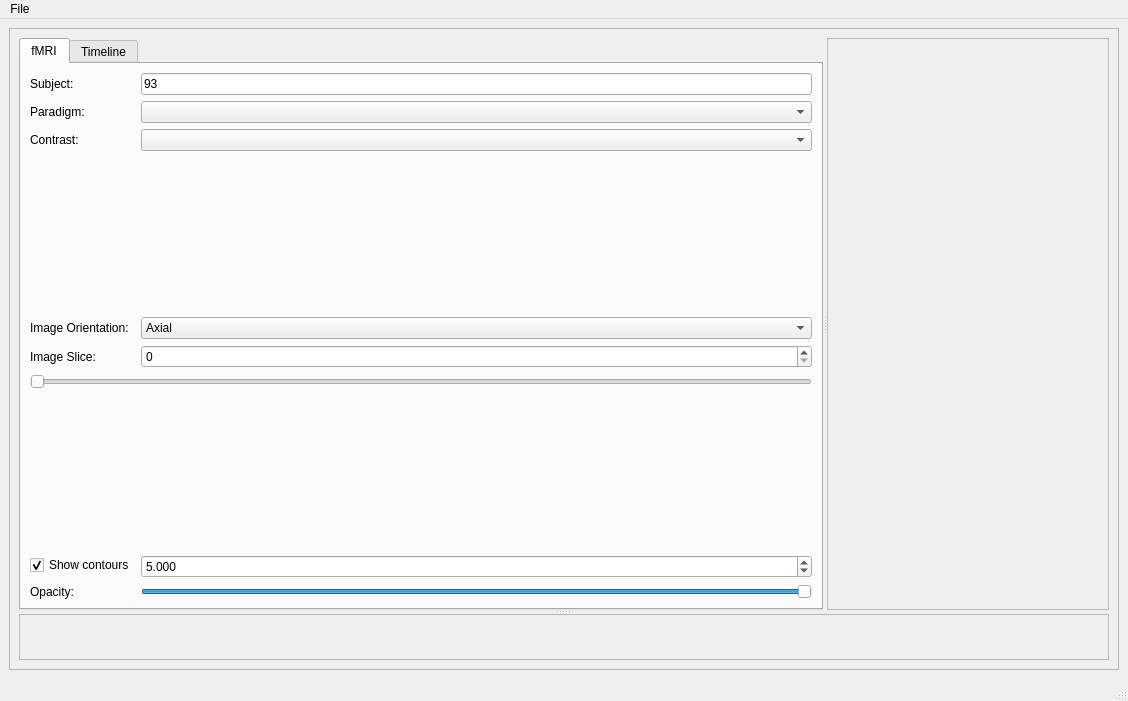
<?xml version="1.0" encoding="UTF-8"?>
<ui version="4.0">
 <class>fMRI_Explorer</class>
 <widget class="QMainWindow" name="fMRI_Explorer">
  <property name="geometry">
   <rect>
    <x>0</x>
    <y>0</y>
    <width>1128</width>
    <height>701</height>
   </rect>
  </property>
  <property name="windowTitle">
   <string>Braviz - fMRI Explore</string>
  </property>
  <property name="windowIcon">
   <iconset>
    <normalon>:/icons/fmri_explore_small.png</normalon>
   </iconset>
  </property>
  <widget class="QWidget" name="centralwidget">
   <layout class="QGridLayout" name="gridLayout">
    <item row="0" column="0">
     <widget class="QFrame" name="frame_2">
      <property name="frameShape">
       <enum>QFrame::StyledPanel</enum>
      </property>
      <property name="frameShadow">
       <enum>QFrame::Raised</enum>
      </property>
      <layout class="QVBoxLayout" name="verticalLayout">
       <item>
        <widget class="QSplitter" name="splitter_2">
         <property name="orientation">
          <enum>Qt::Vertical</enum>
         </property>
         <widget class="QSplitter" name="splitter">
          <property name="orientation">
           <enum>Qt::Horizontal</enum>
          </property>
          <widget class="QTabWidget" name="fMRI">
           <property name="currentIndex">
            <number>0</number>
           </property>
           <widget class="QWidget" name="tab">
            <attribute name="title">
             <string>fMRI</string>
            </attribute>
            <layout class="QFormLayout" name="formLayout">
             <property name="fieldGrowthPolicy">
              <enum>QFormLayout::AllNonFixedFieldsGrow</enum>
             </property>
             <item row="0" column="0">
              <widget class="QLabel" name="label">
               <property name="text">
                <string>Subject:</string>
               </property>
              </widget>
             </item>
             <item row="0" column="1">
              <widget class="QLineEdit" name="subject_edit">
               <property name="text">
                <string>93</string>
               </property>
              </widget>
             </item>
             <item row="1" column="0">
              <widget class="QLabel" name="label_2">
               <property name="text">
                <string>Paradigm:</string>
               </property>
              </widget>
             </item>
             <item row="1" column="1">
              <widget class="QComboBox" name="paradigm_combo"/>
             </item>
             <item row="2" column="0">
              <widget class="QLabel" name="label_3">
               <property name="text">
                <string>Contrast:</string>
               </property>
              </widget>
             </item>
             <item row="2" column="1">
              <widget class="QComboBox" name="contrast_combo"/>
             </item>
             <item row="4" column="0">
              <widget class="QLabel" name="label_4">
               <property name="text">
                <string>Image Orientation:</string>
               </property>
              </widget>
             </item>
             <item row="3" column="0">
              <spacer name="verticalSpacer">
               <property name="orientation">
                <enum>Qt::Vertical</enum>
               </property>
               <property name="sizeHint" stdset="0">
                <size>
                 <width>20</width>
                 <height>40</height>
                </size>
               </property>
              </spacer>
             </item>
             <item row="5" column="0">
              <widget class="QLabel" name="label_5">
               <property name="text">
                <string>Image Slice:</string>
               </property>
              </widget>
             </item>
             <item row="5" column="1">
              <widget class="QSpinBox" name="slice_spin"/>
             </item>
             <item row="4" column="1">
              <widget class="QComboBox" name="image_orientation_combo">
               <item>
                <property name="text">
                 <string>Axial</string>
                </property>
               </item>
               <item>
                <property name="text">
                 <string>Coronal</string>
                </property>
               </item>
               <item>
                <property name="text">
                 <string>Sagital</string>
                </property>
               </item>
              </widget>
             </item>
             <item row="9" column="0">
              <widget class="QCheckBox" name="show_contours_check">
               <property name="text">
                <string>Show contours</string>
               </property>
               <property name="checked">
                <bool>true</bool>
               </property>
              </widget>
             </item>
             <item row="7" column="0" colspan="2">
              <widget class="QSlider" name="slice_slider">
               <property name="orientation">
                <enum>Qt::Horizontal</enum>
               </property>
              </widget>
             </item>
             <item row="8" column="0">
              <spacer name="verticalSpacer_3">
               <property name="orientation">
                <enum>Qt::Vertical</enum>
               </property>
               <property name="sizeHint" stdset="0">
                <size>
                 <width>20</width>
                 <height>40</height>
                </size>
               </property>
              </spacer>
             </item>
             <item row="9" column="1">
              <widget class="QDoubleSpinBox" name="show_contours_value">
               <property name="locale">
                <locale language="English" country="Canada"/>
               </property>
               <property name="decimals">
                <number>3</number>
               </property>
               <property name="minimum">
                <double>0.000000000000000</double>
               </property>
               <property name="singleStep">
                <double>0.100000000000000</double>
               </property>
               <property name="value">
                <double>5.000000000000000</double>
               </property>
              </widget>
             </item>
             <item row="11" column="0">
              <widget class="QLabel" name="label_8">
               <property name="text">
                <string>Opacity:</string>
               </property>
              </widget>
             </item>
             <item row="11" column="1">
              <widget class="QSlider" name="contour_opacity_slider">
               <property name="maximum">
                <number>100</number>
               </property>
               <property name="value">
                <number>100</number>
               </property>
               <property name="tracking">
                <bool>false</bool>
               </property>
               <property name="orientation">
                <enum>Qt::Horizontal</enum>
               </property>
              </widget>
             </item>
            </layout>
           </widget>
           <widget class="QWidget" name="tab_2">
            <attribute name="title">
             <string>Timeline</string>
            </attribute>
            <layout class="QVBoxLayout" name="verticalLayout_2">
             <item>
              <widget class="QLabel" name="label_6">
               <property name="text">
                <string>Frozen points:</string>
               </property>
              </widget>
             </item>
             <item>
              <widget class="QTableView" name="frozen_points_table">
               <property name="contextMenuPolicy">
                <enum>Qt::CustomContextMenu</enum>
               </property>
               <property name="selectionBehavior">
                <enum>QAbstractItemView::SelectRows</enum>
               </property>
               <attribute name="horizontalHeaderStretchLastSection">
                <bool>true</bool>
               </attribute>
               <attribute name="verticalHeaderVisible">
                <bool>false</bool>
               </attribute>
              </widget>
             </item>
             <item>
              <widget class="QFrame" name="frame">
               <property name="frameShape">
                <enum>QFrame::NoFrame</enum>
               </property>
               <property name="frameShadow">
                <enum>QFrame::Raised</enum>
               </property>
               <layout class="QGridLayout" name="gridLayout_2">
                <property name="leftMargin">
                 <number>0</number>
                </property>
                <property name="topMargin">
                 <number>0</number>
                </property>
                <property name="rightMargin">
                 <number>0</number>
                </property>
                <property name="bottomMargin">
                 <number>0</number>
                </property>
                <item row="0" column="0">
                 <widget class="QPushButton" name="freeze_point_button">
                  <property name="text">
                   <string>Freeze current point</string>
                  </property>
                 </widget>
                </item>
                <item row="0" column="1">
                 <widget class="QPushButton" name="for_all_subjects">
                  <property name="text">
                   <string>Get point for All Subjects</string>
                  </property>
                 </widget>
                </item>
                <item row="1" column="0">
                 <widget class="QComboBox" name="time_color_combo">
                  <item>
                   <property name="text">
                    <string>Same color</string>
                   </property>
                  </item>
                 </widget>
                </item>
                <item row="1" column="1">
                 <widget class="QComboBox" name="time_aggregrate_combo">
                  <item>
                   <property name="text">
                    <string>Individual lines</string>
                   </property>
                  </item>
                  <item>
                   <property name="text">
                    <string>Aggregrate</string>
                   </property>
                  </item>
                 </widget>
                </item>
               </layout>
              </widget>
             </item>
             <item>
              <widget class="QPushButton" name="clear_button">
               <property name="text">
                <string>Clear</string>
               </property>
              </widget>
             </item>
             <item>
              <widget class="QProgressBar" name="progressBar">
               <property name="value">
                <number>100</number>
               </property>
               <property name="orientation">
                <enum>Qt::Horizontal</enum>
               </property>
               <property name="invertedAppearance">
                <bool>false</bool>
               </property>
              </widget>
             </item>
            </layout>
           </widget>
          </widget>
          <widget class="QFrame" name="vtk_frame">
           <property name="frameShape">
            <enum>QFrame::StyledPanel</enum>
           </property>
           <property name="frameShadow">
            <enum>QFrame::Raised</enum>
           </property>
          </widget>
         </widget>
         <widget class="QFrame" name="timeline_frame">
          <property name="frameShape">
           <enum>QFrame::StyledPanel</enum>
          </property>
          <property name="frameShadow">
           <enum>QFrame::Raised</enum>
          </property>
         </widget>
        </widget>
       </item>
      </layout>
     </widget>
    </item>
   </layout>
  </widget>
  <widget class="QMenuBar" name="menubar">
   <property name="geometry">
    <rect>
     <x>0</x>
     <y>0</y>
     <width>1128</width>
     <height>27</height>
    </rect>
   </property>
   <widget class="QMenu" name="menuFile">
    <property name="title">
     <string>File</string>
    </property>
    <widget class="QMenu" name="menuExport">
     <property name="title">
      <string>Export</string>
     </property>
     <addaction name="actionGraph"/>
     <addaction name="actionSignals"/>
     <addaction name="actionFrozen_Table"/>
    </widget>
    <widget class="QMenu" name="menuAccept_Samples">
     <property name="title">
      <string>Accept Samples</string>
     </property>
    </widget>
    <addaction name="actionSave_scenario"/>
    <addaction name="actionLoad_scenario"/>
    <addaction name="separator"/>
    <addaction name="actionSelect_Sample"/>
    <addaction name="menuAccept_Samples"/>
    <addaction name="menuExport"/>
   </widget>
   <addaction name="menuFile"/>
  </widget>
  <widget class="QStatusBar" name="statusbar"/>
  <action name="actionSave_scenario">
   <property name="text">
    <string>Save scenario</string>
   </property>
  </action>
  <action name="actionLoad_scenario">
   <property name="text">
    <string>Load scenario</string>
   </property>
  </action>
  <action name="actionGraph">
   <property name="text">
    <string>Graph</string>
   </property>
  </action>
  <action name="actionSignals">
   <property name="text">
    <string>Signals</string>
   </property>
  </action>
  <action name="actionSelect_Sample">
   <property name="text">
    <string>Select Sample</string>
   </property>
  </action>
  <action name="actionFrozen_Table">
   <property name="text">
    <string>Frozen Table</string>
   </property>
  </action>
  <action name="actionSda">
   <property name="text">
    <string>sda</string>
   </property>
  </action>
 </widget>
 <resources>
  <include location="resources.qrc"/>
 </resources>
 <connections>
  <connection>
   <sender>slice_spin</sender>
   <signal>valueChanged(int)</signal>
   <receiver>slice_slider</receiver>
   <slot>setValue(int)</slot>
   <hints>
    <hint type="sourcelabel">
     <x>186</x>
     <y>255</y>
    </hint>
    <hint type="destinationlabel">
     <x>184</x>
     <y>283</y>
    </hint>
   </hints>
  </connection>
  <connection>
   <sender>slice_slider</sender>
   <signal>valueChanged(int)</signal>
   <receiver>slice_spin</receiver>
   <slot>setValue(int)</slot>
   <hints>
    <hint type="sourcelabel">
     <x>366</x>
     <y>282</y>
    </hint>
    <hint type="destinationlabel">
     <x>359</x>
     <y>254</y>
    </hint>
   </hints>
  </connection>
 </connections>
</ui>
